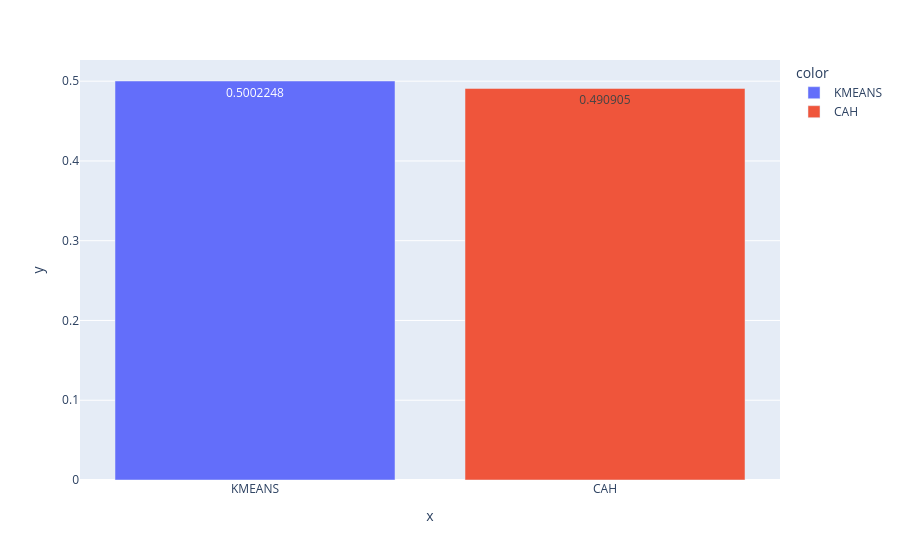

The cell this chart's notebook holds for it:
### Markdown cell above
### <font color = "gold"> Comparer Kmeans et CAH

### Code cell
# Diagramme en barre des silhouettes
Model_Names = ['KMEANS', 'CAH']
sil = [sil_km, sil_cah]
fig = px.bar(x = Model_Names, y = sil, color = Model_Names, text_auto = True)
fig.show()

### Figure 1 — Plotly figure (JSON) as saved in the notebook; plotly's stock layout.template omitted (floating-point values rounded to 4 significant figures)
{"data": [{"hovertemplate": "color=KMEANS<br>x=%{x}<br>y=%{y}<extra></extra>", "legendgroup": "KMEANS", "marker": {"color": "#636efa", "pattern": {"shape": ""}}, "name": "KMEANS", "orientation": "v", "showlegend": true, "textposition": "auto", "texttemplate": "%{y}", "type": "bar", "x": ["KMEANS"], "xaxis": "x", "y": [0.5002], "yaxis": "y"}, {"hovertemplate": "color=CAH<br>x=%{x}<br>y=%{y}<extra></extra>", "legendgroup": "CAH", "marker": {"color": "#EF553B", "pattern": {"shape": ""}}, "name": "CAH", "orientation": "v", "showlegend": true, "textposition": "auto", "texttemplate": "%{y}", "type": "bar", "x": ["CAH"], "xaxis": "x", "y": [0.4909], "yaxis": "y"}], "layout": {"barmode": "relative", "legend": {"title": {"text": "color"}, "tracegroupgap": 0}, "margin": {"t": 60}, "xaxis": {"anchor": "y", "domain": [0, 1], "title": {"text": "x"}}, "yaxis": {"anchor": "x", "domain": [0, 1], "title": {"text": "y"}}}}
